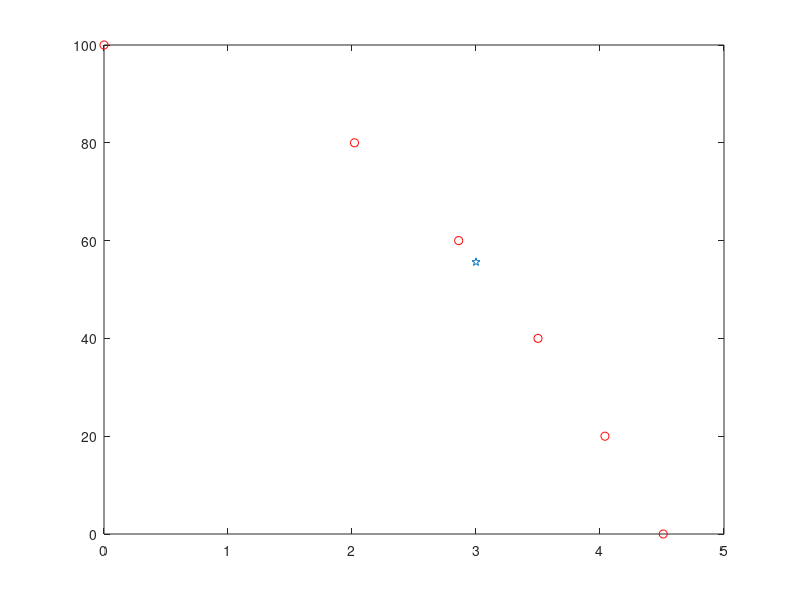

Write the MATLAB code that produced this figure.
t = [  0, 2.02, 2.86, 3.5, 4.04, 4.51]; % x
h = [100,   80,   60,  40,   20,    0]; % y

n = length(t);

xint = 3;

for i = 2:n
    if xint < t(i)
        break;
    end
end

yint = ((xint - t(i))/(t(i-1)-t(i)))*h(i-1) + ...
       ((xint-t(i-1))/(t(i)-t(i-1)))*h(i);

plot(t, h, 'ro');
hold on;
plot(xint, yint, 'p');
